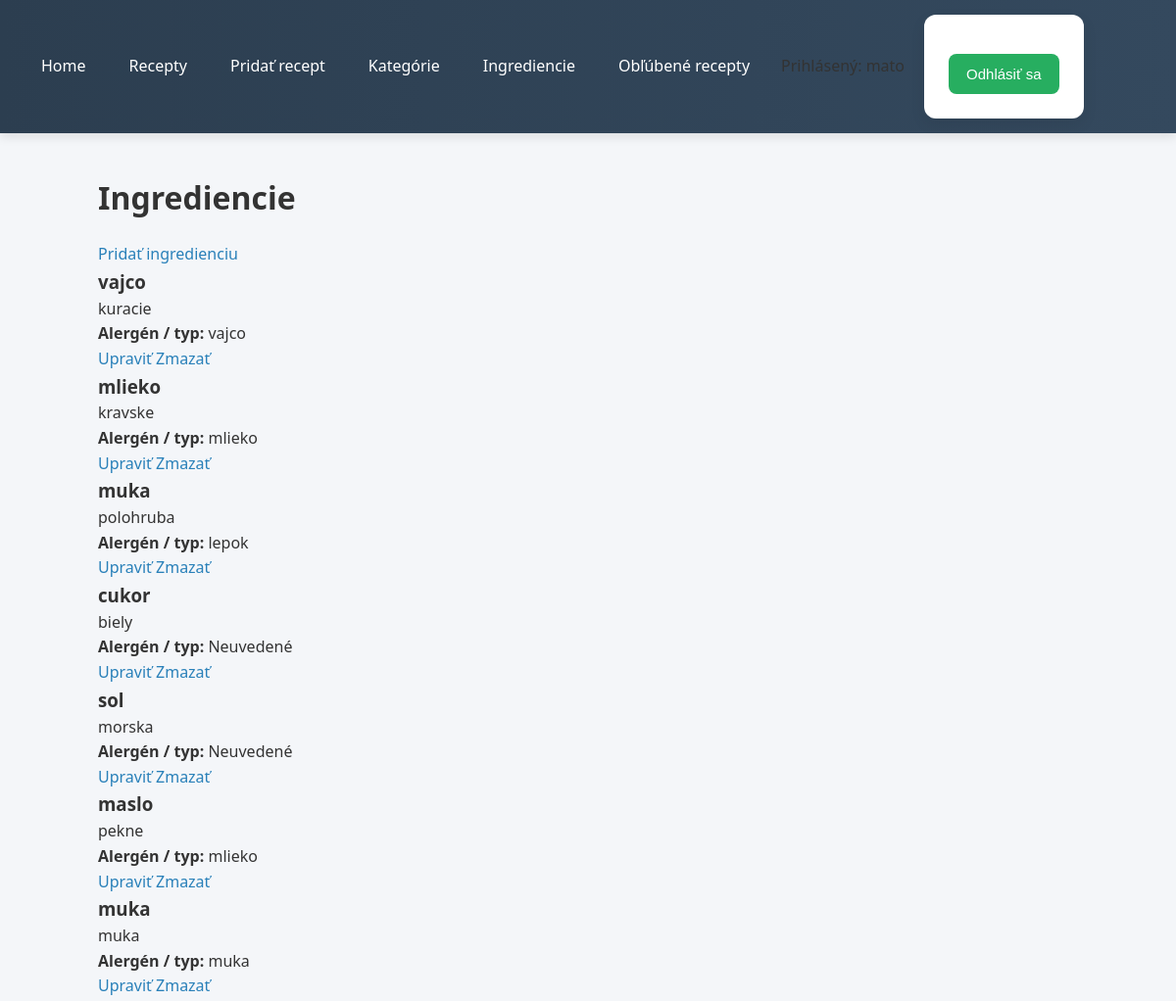
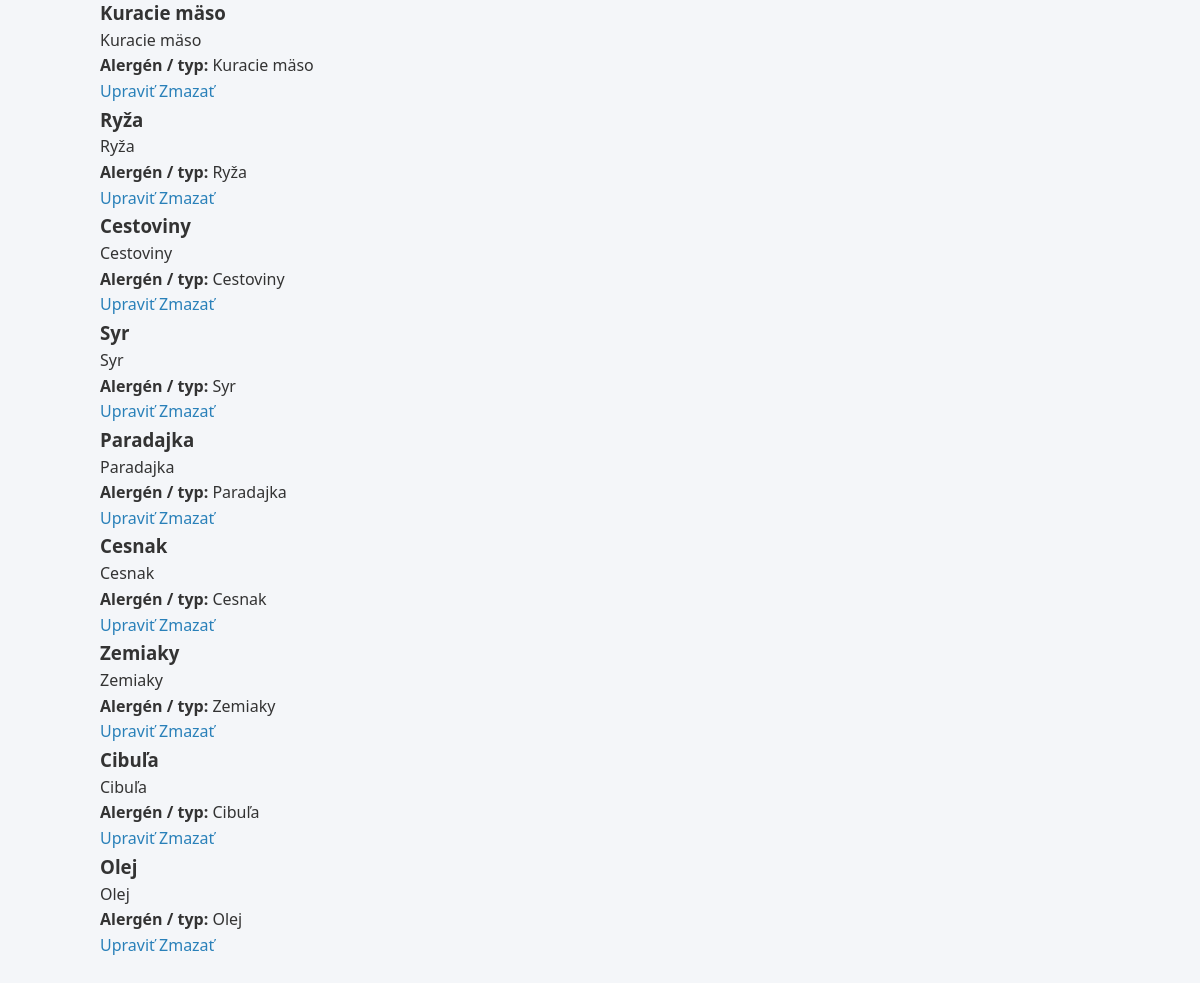
The page /ingredients/ (signed in) on the database its author committed (2 pictures, top to bottom).
### recipes/models.py (models this page shows, shortened)
class Ingredient(models.Model):
    name = models.CharField(max_length=100)
    description = models.TextField(blank=True)
    allergen_type = models.CharField(max_length=100, blank=True)

### recipes/views.py (the view)
# urls.py: path('ingredients/', views.ingredient_list, name='ingredient_list'),
def ingredient_list(request):
    ingredients = Ingredient.objects.all()
    return render(request, 'recipes/ingredient_list.html', {'ingredients': ingredients})

### recipes/templates/recipes/ingredient_list.html (shortened to what this page needs)
{% extends 'recipes/base.html' %}
{% block content %}
<h1>Ingrediencie</h1>
{% if user.is_authenticated %}
    <p>
        <a href="{% url 'ingredient_create' %}">Pridať ingredienciu</a>
    </p>
{% endif %}
{% for ingredient in ingredients %}
    <div class="list-card">
        <h3>{{ ingredient.name }}</h3>
        {% if ingredient.description %}
            <p>{{ ingredient.description }}</p>
        {% else %}
            <p>Bez popisu</p>
        {% endif %}
        {% if ingredient.allergen_type %}
            <p><strong>Alergén / typ:</strong> {{ ingredient.allergen_type }}</p>
        {% else %}
            <p><strong>Alergén / typ:</strong> Neuvedené</p>
        {% endif %}
        {% if user.is_authenticated %}
            <a href="{% url 'ingredient_update' ingredient.id %}">Upraviť</a>
            <a href="{% url 'ingredient_delete' ingredient.id %}">Zmazať</a>
        {% endif %}
    </div>
{% empty %}
    <p class="empty-text">Zatiaľ nie sú pridané žiadne ingrediencie.</p>
{% endfor %}
{% endblock %}

### recipes/static/recipes/style.css (style rules this page uses)
* { margin: 0; padding: 0; box-sizing: border-box; }
body { font-family: "Segoe UI", Roboto, Arial, sans-serif; background: #f4f6f9; color: #333; line-height: 1.6; }
h1, h2 { margin-bottom: 20px; }
a { color: #2980b9; text-decoration: none; font-weight: 500; }

### rows shown on the page
Ingredient: name "vajco", description "kuracie", allergen_type "vajco"
Ingredient: name "mlieko", description "kravske", allergen_type "mlieko"
Ingredient: name "muka", description "polohruba", allergen_type "lepok"
Ingredient: name "cukor", description "biely", shows "Alergén / typ:", allergen_type "Neuvedené"
Ingredient: name "sol", description "morska", shows "Alergén / typ:", allergen_type "Neuvedené"
Ingredient: name "maslo", description "pekne", allergen_type "mlieko"
Ingredient: name "muka", description "muka", allergen_type "muka"
Ingredient: name "Kuracie mäso", description "Kuracie mäso", allergen_type "Kuracie mäso"
Ingredient: name "Ryža", description "Ryža", allergen_type "Ryža"
Ingredient: name "Cestoviny", description "Cestoviny", allergen_type "Cestoviny"
Ingredient: name "Syr", description "Syr", allergen_type "Syr"
Ingredient: name "Paradajka", description "Paradajka", allergen_type "Paradajka"
Ingredient: name "Cesnak", description "Cesnak", allergen_type "Cesnak"
Ingredient: name "Zemiaky", description "Zemiaky", allergen_type "Zemiaky"
Ingredient: name "Cibuľa", description "Cibuľa", allergen_type "Cibuľa"
Ingredient: name "Olej", description "Olej", allergen_type "Olej"
